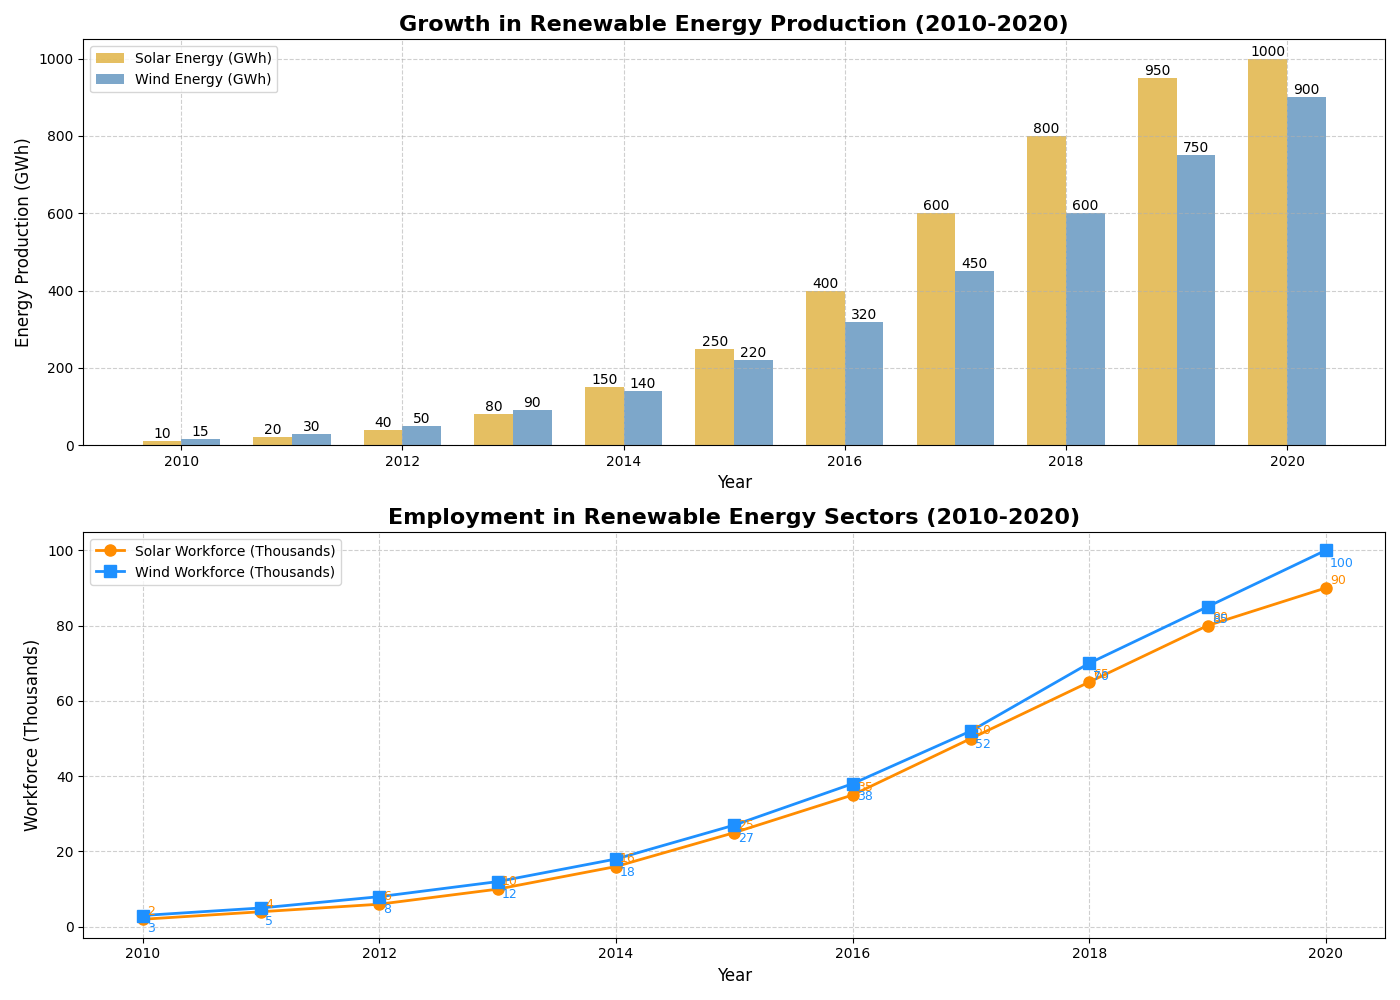

The script that drew this image:
import matplotlib.pyplot as plt
import numpy as np

# Backstory: Analysis of Renewable Energy Production and Workforce in Solar and Wind Power Sectors
# This chart showcases the growth in renewable energy production (in GWh) and corresponding employment (in thousands) in Solar and Wind power sectors from 2010 to 2020.

# Data construction for the following series:
years = np.arange(2010, 2021)
solar_energy = np.array([10, 20, 40, 80, 150, 250, 400, 600, 800, 950, 1000])  # Solar energy production in GWh
wind_energy = np.array([15, 30, 50, 90, 140, 220, 320, 450, 600, 750, 900])   # Wind energy production in GWh
solar_workforce = np.array([2, 4, 6, 10, 16, 25, 35, 50, 65, 80, 90])         # Solar workforce in thousands
wind_workforce = np.array([3, 5, 8, 12, 18, 27, 38, 52, 70, 85, 100])         # Wind workforce in thousands

# Create the plot
fig, (ax1, ax2) = plt.subplots(2, 1, figsize=(14, 10))

# First subplot: Energy production (bar chart)
bar_width = 0.35
bar1 = ax1.bar(years - bar_width/2, solar_energy, bar_width, label='Solar Energy (GWh)', color='goldenrod', alpha=0.7)
bar2 = ax1.bar(years + bar_width/2, wind_energy, bar_width, label='Wind Energy (GWh)', color='steelblue', alpha=0.7)

# Adding annotations to bars to illustrate exact values
for bar in bar1:
    height = bar.get_height()
    ax1.text(bar.get_x() + bar.get_width()/2.0, height, f'{height}', ha='center', va='bottom')
for bar in bar2:
    height = bar.get_height()
    ax1.text(bar.get_x() + bar.get_width()/2.0, height, f'{height}', ha='center', va='bottom')

# Second subplot: Workforce (line chart)
ax2.plot(years, solar_workforce, '-o', label='Solar Workforce (Thousands)', color='darkorange', linewidth=2, markersize=8)
ax2.plot(years, wind_workforce, '-s', label='Wind Workforce (Thousands)', color='dodgerblue', linewidth=2, markersize=8)

# Adding annotations to the lines to illustrate specific key points
for x, y in zip(years, solar_workforce):
    ax2.annotate(f'{y}', xy=(x, y), xytext=(3, 3), textcoords='offset points', fontsize=9, color='darkorange')
for x, y in zip(years, wind_workforce):
    ax2.annotate(f'{y}', xy=(x, y), xytext=(3, -12), textcoords='offset points', fontsize=9, color='dodgerblue')

# Customizing the plot
ax1.set_title("Growth in Renewable Energy Production (2010-2020)", fontsize=16, fontweight='bold')
ax1.set_xlabel("Year", fontsize=12)
ax1.set_ylabel("Energy Production (GWh)", fontsize=12)
ax1.legend(loc='upper left', fontsize=10)
ax1.grid(True, linestyle='--', alpha=0.6)

ax2.set_title("Employment in Renewable Energy Sectors (2010-2020)", fontsize=16, fontweight='bold')
ax2.set_xlabel("Year", fontsize=12)
ax2.set_ylabel("Workforce (Thousands)", fontsize=12)
ax2.legend(loc='upper left', fontsize=10)
ax2.grid(True, linestyle='--', alpha=0.6)

# Automatically adjust layout to prevent overlap
plt.tight_layout()

# Display the plot
plt.show()
